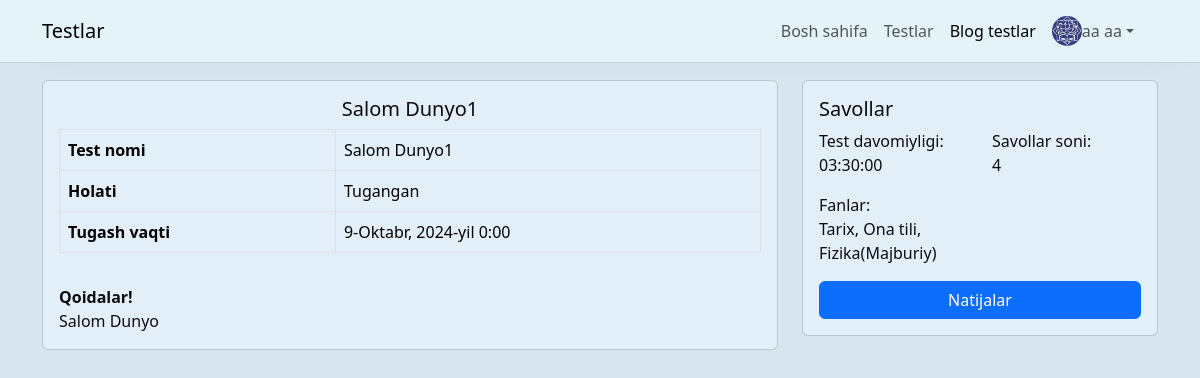
/blog-tests/1/ (signed in), run on the app's committed database.
### users/models.py (models this page shows, shortened)
class User(AbstractUser):
    ball = models.FloatField(default=0)
    image = models.ImageField(upload_to='images/', blank=True, null=True)
    full_name = models.CharField(max_length=100)
    date_brith = models.DateField(null=True, blank=True)
    jins = models.CharField(max_length=10, choices=(('Erkak', 'Erkak'), ('Ayol', 'Ayol')))
    class Meta:
        verbose_name = 'Foydalanuvchi'
        verbose_name_plural = 'Foydalanuvchilar'

### quizes/models.py (models this page shows, shortened)
class DTM(models.Model):
    quizs = models.ManyToManyField(Quiz, related_name='dtms')
    group = models.ForeignKey(Group, on_delete=models.CASCADE, related_name='dtms', null=True, blank=True)
    created_at = models.DateTimeField(auto_now_add=True)
    title = models.CharField(max_length=200)
    start_date = models.DateTimeField()
    end_date = models.DateTimeField(null=True, blank=True)
    countinuis_time = models.TimeField()
    def status(self):
        return 'Boshlanmagan' if self.start_date > timezone.now() else 'Boshlangan' if self.start_date < timezone.now() < self.end_date else 'Tugangan'
    def question_count(self):
        return self.quizs.aggregate(models.Count('questions'))['questions__count']

class Quiz(models.Model):
    title = models.CharField(max_length=200)
    description = models.TextField()
    created_at = models.DateTimeField(auto_now_add=True)
    countinuis_time = models.TimeField()
    is_public = models.BooleanField(default=False)
    scince = models.TextField(max_length=200)
    docx_file = models.FileField(upload_to='quizes/docx_files', null=True, blank=True)

### quizes/blog_tests.py (the view)
# urls.py: path('blog-tests/<int:pk>/', blog_tests.get_blog_test),
def get_blog_test(request: HttpRequest, pk: int):
    if request.user.is_anonymous:
        return HttpResponseRedirect('/login/')
    group = request.user.guruhlar.all()[0]
    blog_test = DTM.objects.filter(pk=pk, group=group)
    blog_test1 = DTM.objects.filter(pk=pk, group=None)
    blog_test = blog_test or blog_test1
    if not blog_test.exists():
        return render(request, '404.html', {})
    return render(request, 'blog_tests/blog_test.html', {'blog_test': blog_test[0]})

### templates/blog_tests/blog_test.html (shortened to what this page needs)
{% extends "base.html" %}
{% load get_results %}
{% block content %}
<div class="row">
    <div class="col-md-8">
        <div class="card p-3">
            <h5 class="text-center">{{blog_test.title}}</h5>
            <div class="table-responsive">
                <table class="table table-bordered">
                    <tr>
                        <th>Test nomi</th>
                        <td>{{blog_test.title}}</td>
                    </tr>
                    <tr>
                        <th>Holati</th>
                        <td>{{blog_test.status}}</td>
                    </tr>
                    {% if blog_test.status == 'Boshlanmagan' %}
                    <tr>
                        <th>Boshlanish vaqti</th>
                        <td>{{blog_test.start_date}}</td>
                    </tr>
                    {% else %}
                    <tr>
                        <th>Tugash vaqti</th>
                        <td>{{blog_test.end_date}}</td>
                    </tr>
                    {% endif %}
                </table>
            </div>
            <div class="mt-3">
                <b>Qoidalar!</b><br>
                Salom Dunyo
            </div>
        </div>
    </div>
    <div class="col-md-4">
        <div class="card p-3">
            <h5 class="mb-2">Savollar</h5>
            <div class="row">
                <div class="col-md-6">
                    Test davomiyligi:
                    <p>{{blog_test.countinuis_time|date:"H:i:s"}}</p>
                </div>
                <div class="col-md-6">
                    Savollar soni:
                    <p>{{blog_test.question_count}}</p>
                </div>
                <div class="col-md-6">
                    Fanlar:
                    <p>
                        {% for quiz in blog_test.quizs.all %}
                            {{quiz.title}}{% if not forloop.last %},{% endif %}
                        {% endfor %}
                    </p>
                </div>
            </div>
            {% if user.is_authenticated %}
            {% if blog_test.status == 'Boshlangan' %}
                {% if blog_test|is_ended:user %}
                    <a href="/blog-tests/{{blog_test.id}}/results/" class="btn btn-primary">Natijalar</a>
                {% else %}
                    <a class="btn btn-primary" href="/blog-tests/{{blog_test.id}}/quizes/">Testni boshlash</a>
                {% endif %}
            {% else %}
                <a href="/blog-tests/{{blog_test.id}}/results/" class="btn btn-primary">Natijalar</a>
            {% endif %}
            {% endif %}
        </div>
    </div>
</div>
{% endblock content %}

### templates/base.html (shortened to what this page needs)
<!DOCTYPE html>
<html lang="en">
<head>
    <link href="https://cdn.jsdelivr.net/npm/bootstrap@5.3.3/dist/css/bootstrap.min.css" rel="stylesheet"
>
</head>
<body>
    <div class="container">
        <nav class="navbar navbar-expand-lg bg-body-tertiary fixed-top">
            <div class="container">
                <a class="navbar-brand" href="#">Testlar</a>
                {% if user.is_authenticated %}
                <div class="offcanvas offcanvas-end" tabindex="-1" id="offcanvasNavbar"
                    aria-labelledby="offcanvasNavbarLabel">
                    <div class="offcanvas-body">
                        <ul class="navbar-nav justify-content-end flex-grow-1 pe-3 align-items-center">
                            <li class="nav-item">
                                <a class="nav-link active" aria-current="page" href="/" id="home_link">Bosh sahifa</a>
                            </li>
                            <li class="nav-item">
                                <a class="nav-link" href="/tests/"  id="tests_link">Testlar</a>
                            </li>
                            <li class="nav-item">
                                <a class="nav-link" href="/blog-tests/"  id="blog_tests_link">Blog testlar</a>
                            </li>
                            <li class="nav-item dropdown">
                                <a class="nav-link dropdown-toggle d-flex align-items-center" href="#" role="button" data-bs-toggle="dropdown"
                                    aria-expanded="false">
                                    <img src="{% if user.image %}{{user.image.url}}{% else %}https://banner2.cleanpng.com/20180816/syp/78f04442f328b673e733de33b6c8a781.webp{% endif %}" class="rounded-circle" width="30" height="30" alt="sss"> {{user.full_name}}
                                </a>
                            </li>
                        </ul>
                    </div>
                </div>
                {% else %}
                <div class="navbar-text">
                    <a href="/login/" class="btn btn-outline-success me-2">Kirish</a>
                    <a href="/register/" class="btn btn-outline-primary me-2">Ro'yxatdan o'tish</a>
                </div>
                {% endif %}
            </div>
        </nav>
        <div style="margin-top: 80px;">
            {% block content %}
            {% endblock content %}
        </div>
    </div>
</body>
</html>

### data on the page
User: image (picture), full_name "aa aa"
DTM: title "Salom Dunyo1", status "Tugangan", end_date "9-Oktabr, 2024-yil 0:00", countinuis_time "03:30:00", question_count "4"
Quiz: title "Tarix"
Quiz: title "Ona tili"
Quiz: title "Fizika(Majburiy)"
